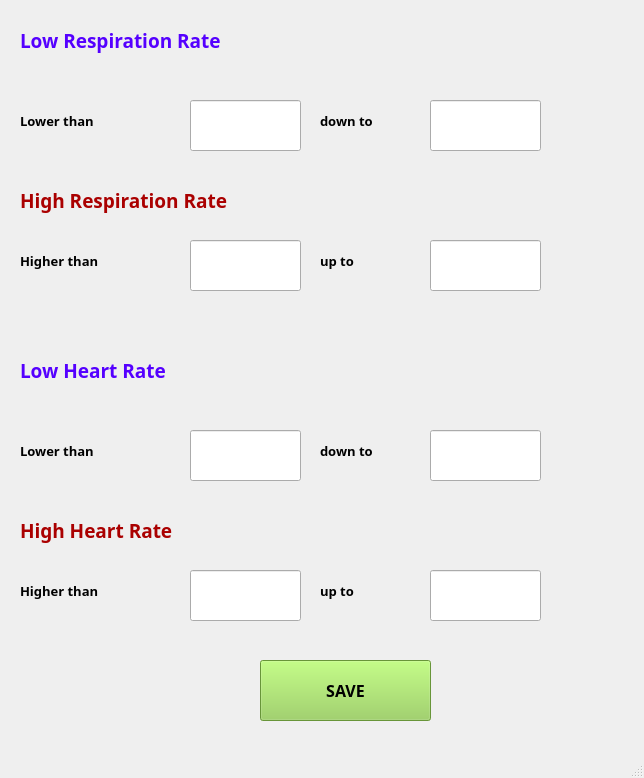
<?xml version="1.0" encoding="UTF-8"?>
<ui version="4.0">
 <class>editValues</class>
 <widget class="QMainWindow" name="editValues">
  <property name="geometry">
   <rect>
    <x>0</x>
    <y>0</y>
    <width>644</width>
    <height>778</height>
   </rect>
  </property>
  <property name="windowTitle">
   <string>Edit Values for Abnormality</string>
  </property>
  <widget class="QWidget" name="centralwidget">
   <widget class="QLineEdit" name="lowRespiMax_blank">
    <property name="geometry">
     <rect>
      <x>190</x>
      <y>100</y>
      <width>111</width>
      <height>51</height>
     </rect>
    </property>
    <property name="font">
     <font>
      <family>Orbitron</family>
      <pointsize>9</pointsize>
      <weight>75</weight>
      <bold>true</bold>
     </font>
    </property>
   </widget>
   <widget class="QLabel" name="label">
    <property name="geometry">
     <rect>
      <x>20</x>
      <y>20</y>
      <width>441</width>
      <height>41</height>
     </rect>
    </property>
    <property name="font">
     <font>
      <family>Orbitron</family>
      <pointsize>14</pointsize>
      <weight>75</weight>
      <bold>true</bold>
     </font>
    </property>
    <property name="styleSheet">
     <string notr="true">color: rgb(85, 0, 255);</string>
    </property>
    <property name="text">
     <string>Low Respiration Rate</string>
    </property>
   </widget>
   <widget class="QLabel" name="label_2">
    <property name="geometry">
     <rect>
      <x>20</x>
      <y>100</y>
      <width>161</width>
      <height>41</height>
     </rect>
    </property>
    <property name="font">
     <font>
      <family>Orbitron</family>
      <pointsize>10</pointsize>
      <weight>75</weight>
      <bold>true</bold>
     </font>
    </property>
    <property name="styleSheet">
     <string notr="true"/>
    </property>
    <property name="text">
     <string>Lower than</string>
    </property>
   </widget>
   <widget class="QLabel" name="label_3">
    <property name="geometry">
     <rect>
      <x>320</x>
      <y>100</y>
      <width>101</width>
      <height>41</height>
     </rect>
    </property>
    <property name="font">
     <font>
      <family>Orbitron</family>
      <pointsize>10</pointsize>
      <weight>75</weight>
      <bold>true</bold>
     </font>
    </property>
    <property name="styleSheet">
     <string notr="true"/>
    </property>
    <property name="text">
     <string>down to</string>
    </property>
   </widget>
   <widget class="QLineEdit" name="lowRespiMin_blank">
    <property name="geometry">
     <rect>
      <x>430</x>
      <y>100</y>
      <width>111</width>
      <height>51</height>
     </rect>
    </property>
    <property name="font">
     <font>
      <family>Orbitron</family>
      <pointsize>9</pointsize>
      <weight>75</weight>
      <bold>true</bold>
     </font>
    </property>
   </widget>
   <widget class="QLineEdit" name="highRespiMax_blank">
    <property name="geometry">
     <rect>
      <x>430</x>
      <y>240</y>
      <width>111</width>
      <height>51</height>
     </rect>
    </property>
    <property name="font">
     <font>
      <family>Orbitron</family>
      <pointsize>9</pointsize>
      <weight>75</weight>
      <bold>true</bold>
     </font>
    </property>
   </widget>
   <widget class="QLabel" name="label_4">
    <property name="geometry">
     <rect>
      <x>320</x>
      <y>240</y>
      <width>81</width>
      <height>41</height>
     </rect>
    </property>
    <property name="font">
     <font>
      <family>Orbitron</family>
      <pointsize>10</pointsize>
      <weight>75</weight>
      <bold>true</bold>
     </font>
    </property>
    <property name="styleSheet">
     <string notr="true"/>
    </property>
    <property name="text">
     <string>up to</string>
    </property>
   </widget>
   <widget class="QLineEdit" name="highRespiMin_blank">
    <property name="geometry">
     <rect>
      <x>190</x>
      <y>240</y>
      <width>111</width>
      <height>51</height>
     </rect>
    </property>
    <property name="font">
     <font>
      <family>Orbitron</family>
      <pointsize>9</pointsize>
      <weight>75</weight>
      <bold>true</bold>
     </font>
    </property>
   </widget>
   <widget class="QLabel" name="label_5">
    <property name="geometry">
     <rect>
      <x>20</x>
      <y>240</y>
      <width>161</width>
      <height>41</height>
     </rect>
    </property>
    <property name="font">
     <font>
      <family>Orbitron</family>
      <pointsize>10</pointsize>
      <weight>75</weight>
      <bold>true</bold>
     </font>
    </property>
    <property name="styleSheet">
     <string notr="true"/>
    </property>
    <property name="text">
     <string>Higher than</string>
    </property>
   </widget>
   <widget class="QLabel" name="label_6">
    <property name="geometry">
     <rect>
      <x>20</x>
      <y>180</y>
      <width>441</width>
      <height>41</height>
     </rect>
    </property>
    <property name="font">
     <font>
      <family>Orbitron</family>
      <pointsize>14</pointsize>
      <weight>75</weight>
      <bold>true</bold>
     </font>
    </property>
    <property name="styleSheet">
     <string notr="true">
color: rgb(170, 0, 0);</string>
    </property>
    <property name="text">
     <string>High Respiration Rate</string>
    </property>
   </widget>
   <widget class="QLineEdit" name="highHeartMin_blank">
    <property name="geometry">
     <rect>
      <x>190</x>
      <y>570</y>
      <width>111</width>
      <height>51</height>
     </rect>
    </property>
    <property name="font">
     <font>
      <family>Orbitron</family>
      <pointsize>9</pointsize>
      <weight>75</weight>
      <bold>true</bold>
     </font>
    </property>
   </widget>
   <widget class="QLabel" name="label_7">
    <property name="geometry">
     <rect>
      <x>20</x>
      <y>350</y>
      <width>441</width>
      <height>41</height>
     </rect>
    </property>
    <property name="font">
     <font>
      <family>Orbitron</family>
      <pointsize>14</pointsize>
      <weight>75</weight>
      <bold>true</bold>
     </font>
    </property>
    <property name="styleSheet">
     <string notr="true">color: rgb(85, 0, 255);</string>
    </property>
    <property name="text">
     <string>Low Heart Rate</string>
    </property>
   </widget>
   <widget class="QLineEdit" name="lowHeartMin_blank">
    <property name="geometry">
     <rect>
      <x>430</x>
      <y>430</y>
      <width>111</width>
      <height>51</height>
     </rect>
    </property>
    <property name="font">
     <font>
      <family>Orbitron</family>
      <pointsize>9</pointsize>
      <weight>75</weight>
      <bold>true</bold>
     </font>
    </property>
   </widget>
   <widget class="QLabel" name="label_8">
    <property name="geometry">
     <rect>
      <x>20</x>
      <y>510</y>
      <width>441</width>
      <height>41</height>
     </rect>
    </property>
    <property name="font">
     <font>
      <family>Orbitron</family>
      <pointsize>14</pointsize>
      <weight>75</weight>
      <bold>true</bold>
     </font>
    </property>
    <property name="styleSheet">
     <string notr="true">
color: rgb(170, 0, 0);</string>
    </property>
    <property name="text">
     <string>High Heart Rate</string>
    </property>
   </widget>
   <widget class="QLabel" name="label_9">
    <property name="geometry">
     <rect>
      <x>320</x>
      <y>430</y>
      <width>101</width>
      <height>41</height>
     </rect>
    </property>
    <property name="font">
     <font>
      <family>Orbitron</family>
      <pointsize>10</pointsize>
      <weight>75</weight>
      <bold>true</bold>
     </font>
    </property>
    <property name="styleSheet">
     <string notr="true"/>
    </property>
    <property name="text">
     <string>down to</string>
    </property>
   </widget>
   <widget class="QLabel" name="label_10">
    <property name="geometry">
     <rect>
      <x>320</x>
      <y>570</y>
      <width>81</width>
      <height>41</height>
     </rect>
    </property>
    <property name="font">
     <font>
      <family>Orbitron</family>
      <pointsize>10</pointsize>
      <weight>75</weight>
      <bold>true</bold>
     </font>
    </property>
    <property name="styleSheet">
     <string notr="true"/>
    </property>
    <property name="text">
     <string>up to</string>
    </property>
   </widget>
   <widget class="QLineEdit" name="lowHeartMax_blank">
    <property name="geometry">
     <rect>
      <x>190</x>
      <y>430</y>
      <width>111</width>
      <height>51</height>
     </rect>
    </property>
    <property name="font">
     <font>
      <family>Orbitron</family>
      <pointsize>9</pointsize>
      <weight>75</weight>
      <bold>true</bold>
     </font>
    </property>
   </widget>
   <widget class="QLineEdit" name="highHeartMax_blank">
    <property name="geometry">
     <rect>
      <x>430</x>
      <y>570</y>
      <width>111</width>
      <height>51</height>
     </rect>
    </property>
    <property name="font">
     <font>
      <family>Orbitron</family>
      <pointsize>9</pointsize>
      <weight>75</weight>
      <bold>true</bold>
     </font>
    </property>
   </widget>
   <widget class="QLabel" name="label_11">
    <property name="geometry">
     <rect>
      <x>20</x>
      <y>430</y>
      <width>161</width>
      <height>41</height>
     </rect>
    </property>
    <property name="font">
     <font>
      <family>Orbitron</family>
      <pointsize>10</pointsize>
      <weight>75</weight>
      <bold>true</bold>
     </font>
    </property>
    <property name="styleSheet">
     <string notr="true"/>
    </property>
    <property name="text">
     <string>Lower than</string>
    </property>
   </widget>
   <widget class="QLabel" name="label_12">
    <property name="geometry">
     <rect>
      <x>20</x>
      <y>570</y>
      <width>161</width>
      <height>41</height>
     </rect>
    </property>
    <property name="font">
     <font>
      <family>Orbitron</family>
      <pointsize>10</pointsize>
      <weight>75</weight>
      <bold>true</bold>
     </font>
    </property>
    <property name="styleSheet">
     <string notr="true"/>
    </property>
    <property name="text">
     <string>Higher than</string>
    </property>
   </widget>
   <widget class="QPushButton" name="saveValues_btn">
    <property name="geometry">
     <rect>
      <x>260</x>
      <y>660</y>
      <width>171</width>
      <height>61</height>
     </rect>
    </property>
    <property name="font">
     <font>
      <family>Orbitron</family>
      <pointsize>12</pointsize>
      <weight>75</weight>
      <bold>true</bold>
     </font>
    </property>
    <property name="styleSheet">
     <string notr="true">background-color: rgb(146, 208, 80);</string>
    </property>
    <property name="text">
     <string>SAVE</string>
    </property>
   </widget>
  </widget>
  <widget class="QMenuBar" name="menubar">
   <property name="geometry">
    <rect>
     <x>0</x>
     <y>0</y>
     <width>644</width>
     <height>26</height>
    </rect>
   </property>
  </widget>
  <widget class="QStatusBar" name="statusbar"/>
 </widget>
 <resources/>
 <connections/>
</ui>
